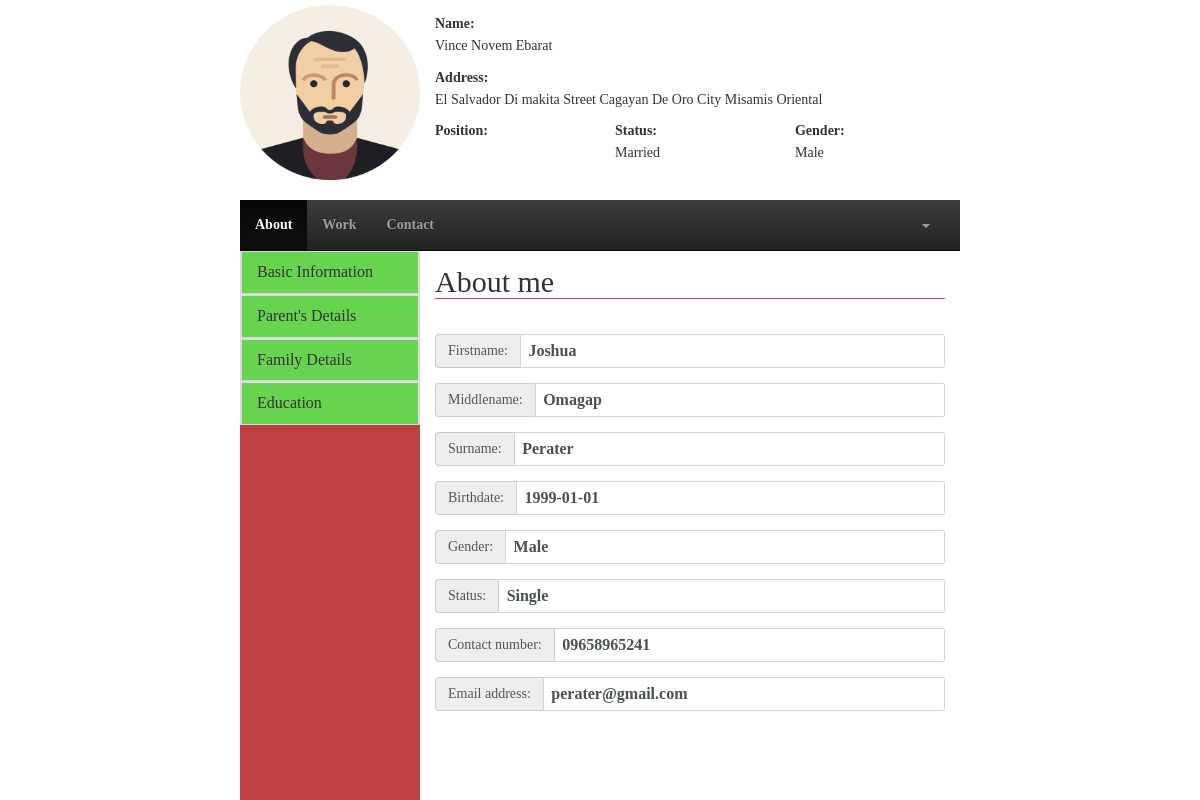
/user/about_me.php?id=38 (signed in), run on the app's committed database.
### tables this page shows
CREATE TABLE `current_address` (
  `staff_id` bigint(20) DEFAULT NULL,
  `addOne` varchar(50) DEFAULT NULL,
  `addTwo` varchar(50) DEFAULT NULL,
  `addTre` varchar(50) DEFAULT NULL,
  `state` varchar(50) NOT NULL,
  `city` varchar(50) NOT NULL,
  `country` varchar(50) NOT NULL,
  `postCode` int(11) NOT NULL
);

CREATE TABLE `staff` (
  `staff_id` bigint(20) NOT NULL,
  `fname` varchar(50) NOT NULL,
  `mname` varchar(50) DEFAULT NULL,
  `lname` varchar(50) NOT NULL,
  `birthdate` date NOT NULL,
  `cellnum` varchar(50) NOT NULL,
  `telnum` varchar(50) DEFAULT NULL,
  `email` varchar(50) NOT NULL,
  `status` varchar(50) NOT NULL,
  `gender` varchar(50) NOT NULL,
  `type` varchar(50) NOT NULL,
  `department` varchar(50) NOT NULL,
  `password` varchar(50) NOT NULL
);

### user/about_me.php (the view, shortened to what this page needs)
<!DOCTYPE html>
<html lang="en">
	<head>
		<link rel="stylesheet" href="css/bootstrap.css">
		<link rel="stylesheet" href="css/stylesheet.css">
		<link rel="stylesheet" href="css/bootstrap-theme.css">
	</head>
	<body>
		<div class="row-3">
			<div class="container-sides">
				<div class="col-12">
					<?php
						$space = " ";
						$id = $_GET['id'];
						include_once("action/session.php");
						$query = "SELECT staff.staff_id, staff.fname, staff.mname, staff.lname, staff.status, staff.gender, staff.type, staff.department, staff.password, current_address.staff_id, current_address.addOne, current_address.addTwo, current_address.addTre, current_address.state, current_address.city FROM staff INNER JOIN current_address ON staff.staff_id = current_address.staff_id WHERE staff.staff_id = '$id'";
						$result = mysqli_query($connect,$query);
						if(mysqli_num_rows($result) > 0){
							while($row = mysqli_fetch_assoc($result)):
					?>
								<form action="">
									<div class="col-3 text-center">
										<img src="img/avatar.png" alt="" style="width:180px;height: 180px;padding-top: 5px; ">
									</div>
									<div class="col-9">
										<div class="row-4">
											<div class="container">
												<label>Name:</label>
												<h5><?php echo $row['fname'].$space.$row['mname'].$space.$row['lname'] ?></h5>
											</div>
										</div>
										<div class="row-4">
											<div class="container">
												<label>Address:</label>
												<h5><?php echo $row['addOne'].$space.$row['addTwo'].$space.$row['addTre'].$space.$row['city'].$space.$row['state'] ?></h5>
											</div>
										</div>
										<div class="row-4">
											<div class="col-4 container">
												<label>Position:</label>
											</div>
											<div class="col-4 container">
												<label>Status:</label>
												<h5><?php echo $row['status'] ?></h5>
											</div>
											<div class="col-4 container">
												<label>Gender:</label>
												<h5><?php echo $row['gender'] ?></h5>
											</div>
										</div>
									</div>
								</form>
					<?php endwhile;} ?>
				</div>
			</div>
		</div>
		<div class="row-9">
			<div class="container-sides">
				<div class="col-12">
					<div class="row-1">
						<div class="">
							<nav class="navbar navbar-inverse navbar-static-top">
								<div class="collapse navbar-collapse navHeaderCollapse">
									<ul class="nav navbar-nav navbar-left">
										<li class="active"><a href="about_me.php<?php echo '?id='.$id.''?>">About</a></li>
										<li><a href="work_details.php<?php echo '?id='.$id.''?>">Work</a></li>
										<li><a href="contact_person.php<?php echo '?id='.$id.''?>">Contact</a></li>
									</ul>
									<ul class="nav navbar-nav navbar-right" style="margin-right: 15px;">
										<li>
											<a href="" class="dropdown-toggle" data-toggle="dropdown"><b class="caret"></b></a>
										</li>
									</ul>
								</div>
							</nav>
						</div>
					</div>
					<div class="row-11">
						<div class="col-3" style="background-color: #be4141;">
							<div class="panel-group">
								<div class="panel panel-default">
									<div class="panel panel-heading">
										<h4 class="panel-title"><a href="#collapse1" data-toggle="collapse">Basic Information</a></h4>
									</div>
								</div>
							</div>
							<div class="panel-group">
								<div class="panel panel-default">
									<div class="panel panel-heading">
										<h4 class="panel-title"><a href="#collapse2" data-toggle="collapse">Parent's Details</a></h4>
									</div>
								</div>
							</div>
							<div class="panel-group">
								<div class="panel panel-default">
									<div class="panel panel-heading">
										<h4 class="panel-title"><a href="#collapse3" data-toggle="collapse">Family Details</a></h4>
									</div>
								</div>
							</div>
							<div class="panel-group">
								<div class="panel panel-default">
									<div class="panel panel-heading">
										<h4 class="panel-title"><a href="#collapse4" data-toggle="collapse">Education</a></h4>
									</div>
								</div>
							</div>
						</div>
						<div class="col-9">
							<div class="row-12">
							<?php
								$email = $_SESSION['email'];
								include_once("action/session.php");
								$query = "SELECT * FROM staff WHERE email = '$email'";
								$result = mysqli_query($connect,$query);
								if(mysqli_num_rows($result) > 0){
									while($row = mysqli_fetch_assoc($result)):
							?>
								<form action="">
									<div class="container form-group">
										<legend><h2>About me</h2></legend>
									</div>
									<div class="container form-group form-horizontal">
										<div class="inputGroupContainer">
											<div class="input-group">
												<span class="input-group-addon">Firstname:</span>
												<span class='form-control'><?php echo $row['fname'] ?></span>
											</div>
										</div>
									</div>
									<div class="container form-group form-horizontal">
										<div class="inputGroupContainer">
											<div class="input-group">
												<span class="input-group-addon">Middlename:</span>
												<span class='form-control'><?php echo $row['mname'] ?></span>
											</div>
										</div>
									</div>
									<div class="container form-group form-horizontal">
										<div class="inputGroupContainer">
											<div class="input-group">
												<span class="input-group-addon">Surname:</span>
												<span class='form-control'><?php echo $row['lname'] ?></span>
											</div>
										</div>
									</div>
									<div class="container form-group form-horizontal">
										<div class="inputGroupContainer">
											<div class="input-group">
												<span class="input-group-addon">Birthdate:</span>
												<span class='form-control'><?php echo $row['birthdate'] ?></span>
											</div>
										</div>
									</div>
									<div class="container form-group form-horizontal">
										<div class="inputGroupContainer">
											<div class="input-group">
												<span class="input-group-addon">Gender:</span>
												<span class='form-control'><?php echo $row['gender'] ?></span>
											</div>
										</div>
									</div>
									<div class="container form-group form-horizontal">
										<div class="inputGroupContainer">
											<div class="input-group">
												<span class="input-group-addon">Status:</span>
												<span class='form-control'><?php echo $row['status'] ?></span>
											</div>
										</div>
									</div>
									<div class="container form-group form-horizontal">
										<div class="inputGroupContainer">
											<div class="input-group">
												<span class="input-group-addon">Contact number:</span>
												<span class='form-control'><?php echo $row['cellnum'] ?></span>
											</div>
										</div>
									</div>
									<div class="container form-group form-horizontal">
										<div class="inputGroupContainer">
											<div class="input-group">
												<span class="input-group-addon">Email address:</span>
												<span class='form-control'><?php echo $row['email'] ?></span>
											</div>
										</div>
									</div>
								</form>
							<?php endwhile;} ?>
							</div>
						</div>
					</div>
				</div>
			</div>
		</div>
	</body>
</html>

### user/css/stylesheet.css (style rules this page uses)
.col-3 { width: 25%;height: 100%; }
.col-4 { width: 33.3333%;height: 100%; }
.col-9 { width: 75%;height: 100%; }
.col-12 { width: 100%;height: 100%; }
.row-1 { height: 8.3333%;width: 100%; }
.row-3 { height: 25%;width: 100%; }
.row-4 { height: 33.3333%;width: 100%; }
.row-9 { height: 75%;width: 100%; }
.row-11 { height: 91.6666%;width: 100%; }
.row-12 { height: 100%;width: 100%; }
.row-1, .row-2, .row-3, .row-4, .row-5, .row-6, .row-7, .row-8, .row-9, .row-10, .row-11, .row-12 { position: relative; float: left; }
.col-1, .col-2, .col-3, .col-4, .col-5, .col-6, .col-7, .col-8, .col-9, .col-10, .col-11, .col-12 { position: relative; float: left; }
html,body { height: 100% !important; width: 100% !important; font-family: masaya; font-weight: bold; }
.container-sides { width: 60%; height: 100%; margin-right: auto; margin-left: auto; }
* { padding: 0; margin: 0; text-decoration: none; list-style: none; line-height: 1.3; }
h1,h2,h3,h4,h5,h6 { padding: 0 !important; margin: 0 !important; }
a { color: inherit; text-decoration: none; list-style-type: none; }
label { display: inline-block; margin-bottom: .5rem; }
.text-center { text-align: center; }

### data on the page
current_address: staff_id.fname "Vince", staff_id.mname "Novem", staff_id.lname "Ebarat", addOne "El Salvador", addTwo "Di makita", addTre "Street", city "Cagayan De Oro City", state "Misamis Oriental", staff_id.status "Married", staff_id.gender "Male"
staff: fname "Joshua", mname "Omagap", lname "Perater", birthdate "1999-01-01", gender "Male", status "Single", cellnum "09658965241", email "perater@gmail.com"
